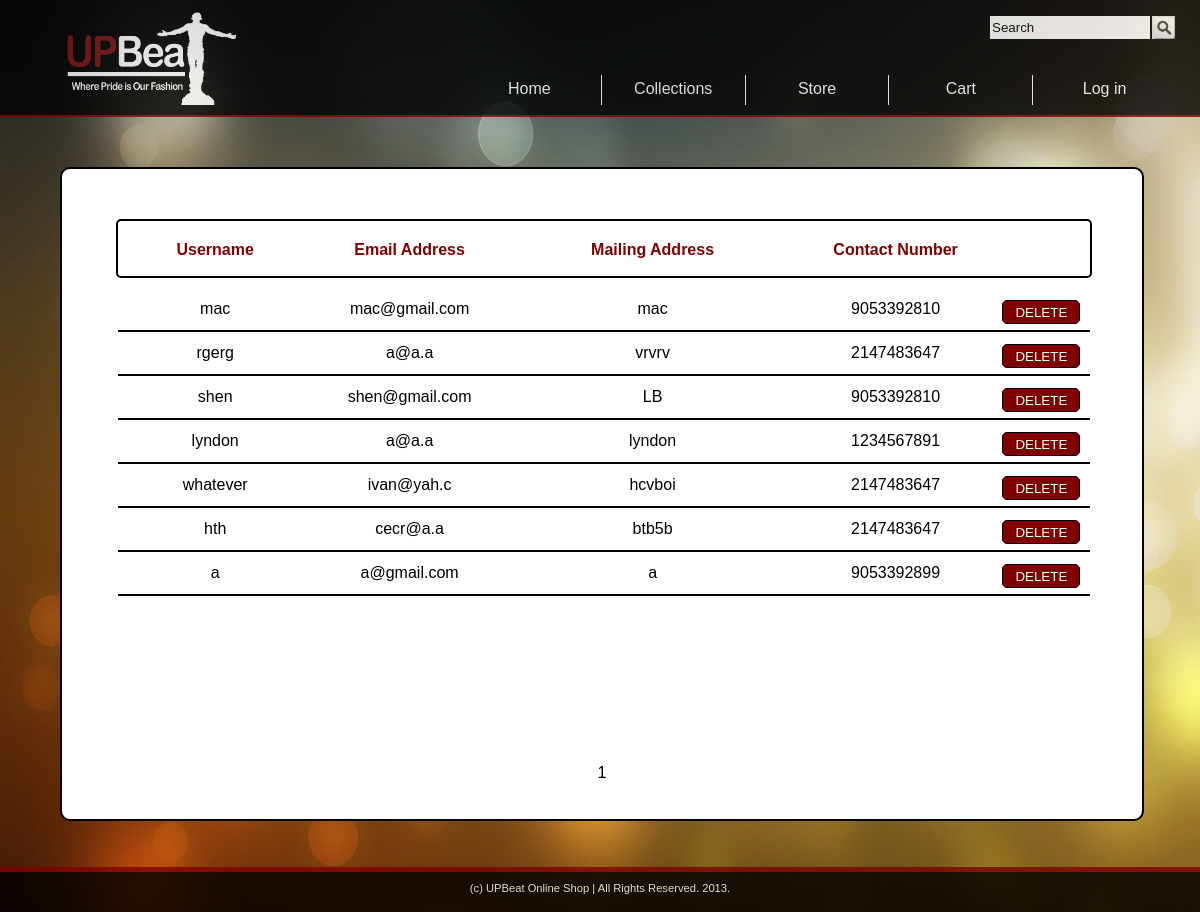
The page /upbeat.com/viewcustomers.php?start=0&page=1 on the database as committed earlier.
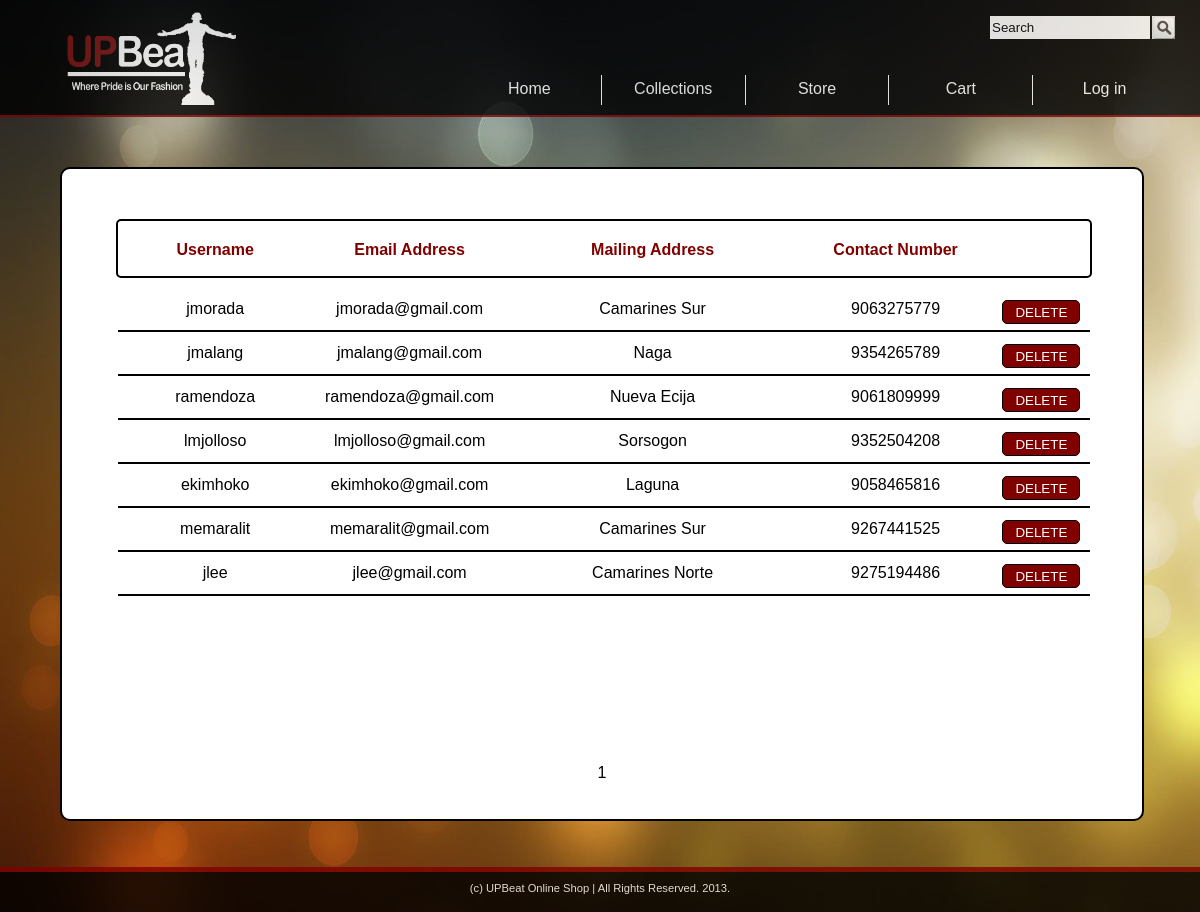
The same page on the database as committed later.
### tables this page shows
CREATE TABLE IF NOT EXISTS `customer` (
  `id` int(6) unsigned NOT NULL AUTO_INCREMENT,
  `fname` varchar(50) NOT NULL,
  `lname` varchar(20) NOT NULL,
  `username` varchar(20) NOT NULL,
  `email` varchar(50) NOT NULL,
  `address` varchar(50) NOT NULL,
  `contact` decimal(11,0) NOT NULL,
  `password` varchar(50) NOT NULL,
  `type` varchar(20) NOT NULL,
  PRIMARY KEY (`id`)
);

### upbeat.com/products.php (called while the page is built, shortened)
<?php
	$customerarray = mysql_query("SELECT COUNT(id) from customer");
	$totalcustomer = mysql_fetch_array($customerarray);
	$customer = $totalcustomer[0];
	if ($customer%10 == 0) $customerpages = ($customer/10)%(($customer/10)+1);
	else $customerpages = ($customer/10)%(($customer/10)+1)+1;
?>

### upbeat.com/viewcustomers.php (the view, shortened to what this page needs)
<?php
	include("products.php");
	$first = $_GET['start'];
	$spage = $_GET['page'];
	$result = mysql_query("SELECT * FROM customer");
	$customerlist = array();
	while ($row = mysql_fetch_array($result, MYSQL_NUM)) array_push($customerlist, $row[0]);
?>
<html>
	<head>
		<link rel = "stylesheet" type = "text/css" href = "CSS/local.css">
		<link rel = "stylesheet" type = "text/css" href = "CSS/customer.css">
	</head>
	<body>
		<div id = 'header'>
			<form name = 'searchform' method = 'post' action = 'store.php?cat=search&start=0&page=1'>
				<div id = 'srchline'>
					<input id = 'sbutton' type = 'submit' name = 'sbutton' value = ''/>
					<input id = 'stxtbox' type = 'text' name = 'stxtbox' value = 'Search' />
				</div>
			</form>
			<div id = 'menuline'>
				<ul id = 'menulist'>
					<li id = 'last'>
						<?php
							if (isset($_SESSION['uname'])){ echo "Hi ".$_SESSION['fname']."!";}
							else echo "Log in";
						?>
					</li>
					<li><a class = 'link' href = 'viewcart.php'>Cart</a></li>
					<li><a class = 'link' href = 'store.php?cat=all&start=0&page=1'>Store</a></li>
					<li><a class = 'link' href = 'collections.php'>Collections</a></li>
					<li id = 'home'>
						<?php
							if(isset($_SESSION['type']))
							{
								if(strcmp($_SESSION['type'], "administrator") == 0)
									echo "<a class = 'link' href = 'admin.php'>Home</a>";
								else echo "<a class = 'link' href = 'home.php'>Home</a>";
							}
							else echo "<a class = 'link' href = 'home.php'>Home</a>";
						?>
					</li>
				</ul>
			</div>
			<div id = 'logo'></div>
		</div>
		<div id = 'maincontent'>
			<div id = 'customlist'>
				<?php
					echo "
						<ul class = 'topline'>
							<li>Username</li>
							<li>Email Address</li>
							<li class = 'addcol'>Mailing Address</li>
							<li>Contact Number</li>
						</ul>
					";
					if ($spage == $customerpages)
					{
						if ($customer%10 == 0) $limit = $customer;
						else $limit = $first+($customer%10);
					}
					else $limit = $first+10;
					for ($i = $first; $i < $limit; $i++)
					{
						$getid = mysql_query("SELECT * FROM customer where id=".$customerlist[$i]);
						$print = mysql_fetch_array($getid, MYSQL_NUM);
						echo "<ul class = 'line'>
							<li>".$print[3]."</li>
							<li>".$print[4]."</li>
							<li class = 'addcol'>".$print[5]."</li>
							<li>".$print[6]."</li>
							<li class = 'lastcol'><a class = 'links' href = 'process.php?delcus=1&id=".$print[0]."'><input id ='check' type = 'submit' name = 'check' value = 'DELETE'/></a></li>
						</ul>";
					}
					echo "<div id = 'custompage'>";
						for ($i = 1; $i <= $customerpages; $i++)
						{
							$first = 10*($i-1);
							echo "<a class = 'link' href = 'viewcustomers.php?start=".$first."&page=".$i."'> ".$i." </a>";
						}
					echo "</div>";
				?>
			</div>
		</div>
		<div id = 'footer'>(c) UPBeat Online Shop | All Rights Reserved. 2013.</div>
	</body>
</html>

### upbeat.com/CSS/local.css (style rules this page uses)
body { margin: auto; min-width: 1000px; font-family: arial; max-width: 1500px; overflow: auto; background-size: 100% 100%; background-image: url("../IMAGES/colorful.jpg"); background-attachment: fixed; }
#header { margin: auto; float: left; width: 100%; height: 115px; background-color: black; color: white; opacity: 0.8; border-bottom: 2px solid maroon; }
#menuline { margin-top: 35px; float: right; text-align: right; width: 100%; height: 30px; }
ul#menulist { float: right; margin-top: 0%; padding: 0%; color: black; margin-right: 2%; width: 70%; height: 30px; font-family: arial; }
ul#menulist li { float: right; width: 17%; height: 25px; font-size: 100%; font-family: Arial; list-style: none; text-align: center; padding-top: 5px; color: white; border-right: 1px solid white; }
ul#menulist li#last { border-right: 0px; }
#srchline { float: right; margin-top: 15px; margin-right: 2%; width: 18%; height: 25px; text-align: center; }
#logo { margin-left: 5%; top: 5px; position: absolute; width: 180px; height: 110px; background-repeat: no-repeat; background-size: 98% 98%; background-image: url("../IMAGES/wlogo.png"); }
#stxtbox { width: 75%; height: 25px; float: right; border: 1px solid black; }
#sbutton { width: 25px; margin: 0%; float: right; padding: 0%; height: 25px; border: 1px solid black; background-size: 25px 25px; background-image: url("../IMAGES/sbutton.png"); }
#footer { float: left; padding-top: 10px; font-size: 70%; opacity: 0.8; font-family: arial; width: 100%; text-align: center; border-top: 5px solid maroon; color: white; height: 30px; background-color: black; }
a.link { list-style: none; text-decoration: none; color: inherit; }

### upbeat.com/CSS/customer.css (style rules this page uses)
#maincontent { float: left; width: 100%; height: 750px; }
#customlist { float: left; margin-top: 50px; margin-left: 5%; padding-top: 50px; width: 90%; height: 600px; border-radius: 10px; border: 2px solid black; background-color: white; }
ul.line { float: left; width: 90%; padding: 0%; height: 40px; margin: 0%; margin-left: 5%; border-radius: 5px; border: 2px solid white; }
ul.topline { float: left; width: 90%; padding: 0%; height: 55px; margin: 0%; font-weight: bold; margin-left: 5%; border-radius: 5px; background-color: white; border: 2px solid black; margin-bottom: 10px; }
ul.topline li { float: left; width: 20%; height: 55px; color: maroon; list-style: none; padding-top: 20px; text-align: center; }
ul.line li { float: left; width: 20%; height: 30px; list-style: none; padding-top: 10px; text-align: center; box-shadow: 0px 2px 0px 0px black; }
ul.line li.lastcol { width: 10%; }
ul.line li.addcol, ul.topline li.addcol { width: 30%; }
#custompage { position: absolute; margin-top: 545px; margin-left: 5%; width: 80%; height: 30px; text-align: center; }
#check { width: 80%; height: 80%; color: white; border-radius: 5px; padding: 0%; border: 1px solid black; background-color: maroon; }

Rows that differ between the two databases and show on the page:
removed customer: username "mac", email "mac@gmail.com", address "mac", contact "9053392810"
removed customer: username "rgerg", email "a@a.a", address "vrvrv", contact "2147483647"
removed customer: username "shen", email "shen@gmail.com", address "LB", contact "9053392810"
removed customer: username "lyndon", email "a@a.a", address "lyndon", contact "1234567891"
removed customer: username "whatever", email "ivan@yah.c", address "hcvboi", contact "2147483647"
removed customer: username "hth", email "cecr@a.a", address "btb5b", contact "2147483647"
removed customer: username "a", email "a@gmail.com", address "a", contact "9053392899"
added customer: username "jmorada", email "jmorada@gmail.com", address "Camarines Sur", contact "9063275779"
added customer: username "jmalang", email "jmalang@gmail.com", address "Naga", contact "9354265789"
added customer: username "ramendoza", email "ramendoza@gmail.com", address "Nueva Ecija", contact "9061809999"
added customer: username "lmjolloso", email "lmjolloso@gmail.com", address "Sorsogon", contact "9352504208"
added customer: username "ekimhoko", email "ekimhoko@gmail.com", address "Laguna", contact "9058465816"
added customer: username "memaralit", email "memaralit@gmail.com", address "Camarines Sur", contact "9267441525"
added customer: username "jlee", email "jlee@gmail.com", address "Camarines Norte", contact "9275194486"
